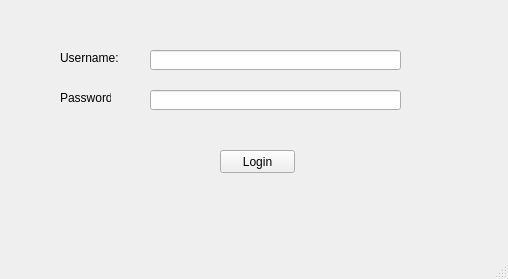
<?xml version="1.0" encoding="UTF-8"?>
<ui version="4.0">
 <class>MainWindow</class>
 <widget class="QMainWindow" name="MainWindow">
  <property name="geometry">
   <rect>
    <x>0</x>
    <y>0</y>
    <width>508</width>
    <height>279</height>
   </rect>
  </property>
  <property name="windowTitle">
   <string>MainWindow</string>
  </property>
  <widget class="QWidget" name="centralwidget">
   <widget class="QLabel" name="label">
    <property name="geometry">
     <rect>
      <x>60</x>
      <y>50</y>
      <width>61</width>
      <height>16</height>
     </rect>
    </property>
    <property name="text">
     <string>Username:</string>
    </property>
   </widget>
   <widget class="QLabel" name="label_2">
    <property name="geometry">
     <rect>
      <x>60</x>
      <y>90</y>
      <width>51</width>
      <height>16</height>
     </rect>
    </property>
    <property name="text">
     <string>Password:</string>
    </property>
   </widget>
   <widget class="QLineEdit" name="lineEdit">
    <property name="geometry">
     <rect>
      <x>150</x>
      <y>50</y>
      <width>251</width>
      <height>20</height>
     </rect>
    </property>
   </widget>
   <widget class="QLineEdit" name="lineEdit_2">
    <property name="geometry">
     <rect>
      <x>150</x>
      <y>90</y>
      <width>251</width>
      <height>20</height>
     </rect>
    </property>
   </widget>
   <widget class="QPushButton" name="pushButton">
    <property name="geometry">
     <rect>
      <x>220</x>
      <y>150</y>
      <width>75</width>
      <height>23</height>
     </rect>
    </property>
    <property name="text">
     <string>Login</string>
    </property>
   </widget>
  </widget>
  <widget class="QMenuBar" name="menubar">
   <property name="geometry">
    <rect>
     <x>0</x>
     <y>0</y>
     <width>508</width>
     <height>21</height>
    </rect>
   </property>
  </widget>
  <widget class="QStatusBar" name="statusbar"/>
 </widget>
 <resources/>
 <connections/>
</ui>
